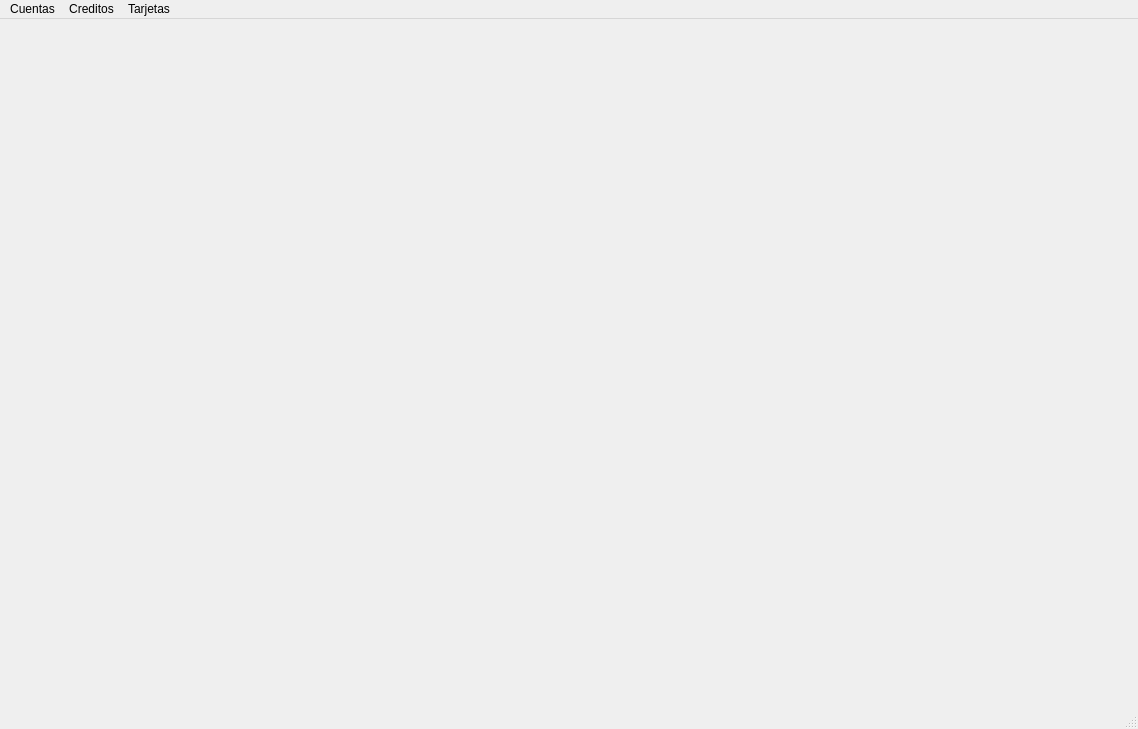
<?xml version="1.0" encoding="UTF-8"?>
<ui version="4.0">
 <class>mainWindow</class>
 <widget class="QMainWindow" name="mainWindow">
  <property name="geometry">
   <rect>
    <x>0</x>
    <y>0</y>
    <width>1138</width>
    <height>729</height>
   </rect>
  </property>
  <property name="windowTitle">
   <string>Banco RC - Transferencias</string>
  </property>
  <widget class="QWidget" name="centralwidget"/>
  <widget class="QMenuBar" name="menubar">
   <property name="geometry">
    <rect>
     <x>0</x>
     <y>0</y>
     <width>1138</width>
     <height>22</height>
    </rect>
   </property>
   <widget class="QMenu" name="menuCuentas">
    <property name="title">
     <string>Cuentas</string>
    </property>
    <widget class="QMenu" name="menuTransferencias">
     <property name="title">
      <string>Transferencias</string>
     </property>
     <addaction name="actionRealizar_Transferencia"/>
     <addaction name="actionReportar_Transferencias"/>
     <addaction name="actionHistorial_Transferencias"/>
    </widget>
    <widget class="QMenu" name="menuVer_Cuentas">
     <property name="title">
      <string>Ver Cuentas</string>
     </property>
     <addaction name="actionCaja_de_ahorro"/>
     <addaction name="actionCaja_de_ahorro_en_dolares"/>
     <addaction name="actionCuenta_corriente"/>
    </widget>
    <addaction name="menuVer_Cuentas"/>
    <addaction name="menuTransferencias"/>
    <addaction name="depositoInternacional"/>
   </widget>
   <widget class="QMenu" name="menuCreditos">
    <property name="title">
     <string>Creditos</string>
    </property>
   </widget>
   <widget class="QMenu" name="menuTarjetas">
    <property name="title">
     <string>Tarjetas</string>
    </property>
   </widget>
   <addaction name="menuCuentas"/>
   <addaction name="menuCreditos"/>
   <addaction name="menuTarjetas"/>
  </widget>
  <widget class="QStatusBar" name="statusbar"/>
  <action name="actionRealizar_Transferencia">
   <property name="text">
    <string>Realizar Transferencia</string>
   </property>
  </action>
  <action name="actionReportar_Transferencias">
   <property name="text">
    <string>Reportar Transferencia</string>
   </property>
  </action>
  <action name="actionHistorial_Transferencias">
   <property name="text">
    <string>Historial Transferencias</string>
   </property>
  </action>
  <action name="actionCaja_de_ahorro">
   <property name="text">
    <string>Caja de ahorro</string>
   </property>
  </action>
  <action name="actionCaja_de_ahorro_en_dolares">
   <property name="text">
    <string>Caja de ahorro en dolares</string>
   </property>
  </action>
  <action name="actionCuenta_corriente">
   <property name="text">
    <string>Cuenta corriente</string>
   </property>
  </action>
  <action name="depositoInternacional">
   <property name="text">
    <string>Realizar deposito internacional</string>
   </property>
  </action>
 </widget>
 <resources/>
 <connections/>
</ui>
